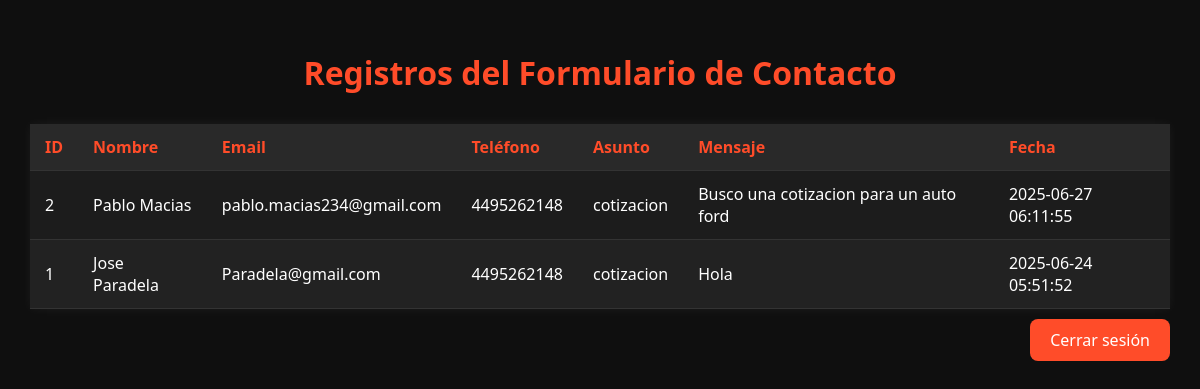
Page /ver_contactos.php (signed in) on the committed database.
### tables this page shows
CREATE TABLE IF NOT EXISTS `contactos` (
  `id` int(11) NOT NULL AUTO_INCREMENT,
  `nombre` varchar(100) NOT NULL,
  `email` varchar(100) NOT NULL,
  `telefono` varchar(20) DEFAULT NULL,
  `asunto` enum('cotizacion','cita','consulta','otro') NOT NULL,
  `mensaje` text NOT NULL,
  `fecha_envio` timestamp NOT NULL DEFAULT current_timestamp(),
  PRIMARY KEY (`id`)
);

### ver_contactos.php (the view, shortened to what this page needs)
<?php
$conexion = new mysqli("db", "user", "userpass", "dm_motors");
$resultado = $conexion->query("SELECT * FROM contactos ORDER BY fecha_envio DESC");
?>
<!DOCTYPE html>
<html lang="es">
<head>
    <link rel="stylesheet" href="Style3.css">
</head>
<body>
    <div class="panel-container">
        <h1>Registros del Formulario de Contacto</h1>
        <table>
            <thead>
                <tr>
                    <th>ID</th>
                    <th>Nombre</th>
                    <th>Email</th>
                    <th>Teléfono</th>
                    <th>Asunto</th>
                    <th>Mensaje</th>
                    <th>Fecha</th>
                </tr>
            </thead>
            <tbody>
                <?php while($row = $resultado->fetch_assoc()): ?>
                <tr>
                    <td><?= $row['id'] ?></td>
                    <td><?= htmlspecialchars($row['nombre']) ?></td>
                    <td><?= htmlspecialchars($row['email']) ?></td>
                    <td><?= htmlspecialchars($row['telefono']) ?></td>
                    <td><?= $row['asunto'] ?></td>
                    <td><?= nl2br(htmlspecialchars($row['mensaje'])) ?></td>
                    <td><?= $row['fecha_envio'] ?></td>
                </tr>
                <?php endwhile; ?>
            </tbody>
        </table>
        <div class="acciones">
            <a href="logout.php" class="btn-logout">Cerrar sesión</a>
        </div>
    </div>
</body>
</html>

### Style3.css (style rules this page uses)
body { margin: 0; padding: 0; font-family: 'Segoe UI', sans-serif; background-color: #0f0f0f; color: white; }
.panel-container { padding: 30px; max-width: 1200px; margin: auto; }
h1 { text-align: center; margin-bottom: 30px; color: #ff4c29; }
table { width: 100%; border-collapse: collapse; background-color: #1c1c1c; color: white; box-shadow: 0 0 10px rgba(255, 255, 255, 0.05); }
th, td { padding: 12px 15px; text-align: left; border-bottom: 1px solid #333; }
th { background-color: #292929; color: #ff4c29; }
tr:nth-child(even) { background-color: #222; }
.acciones { text-align: right; margin-top: 20px; }
.btn-logout { background-color: #ff4c29; color: white; padding: 10px 20px; text-decoration: none; border-radius: 8px; transition: background 0.3s ease; }

### rows in the picture
contactos: id "2", nombre "Pablo Macias", email "pablo.macias234@gmail.com", telefono "4495262148", asunto "cotizacion", mensaje "Busco una cotizacion para un auto ford", fecha_envio "2025-06-27 06:11:55"
contactos: id "1", nombre "Jose Paradela", email "Paradela@gmail.com", telefono "4495262148", asunto "cotizacion", mensaje "Hola", fecha_envio "2025-06-24 05:51:52"
